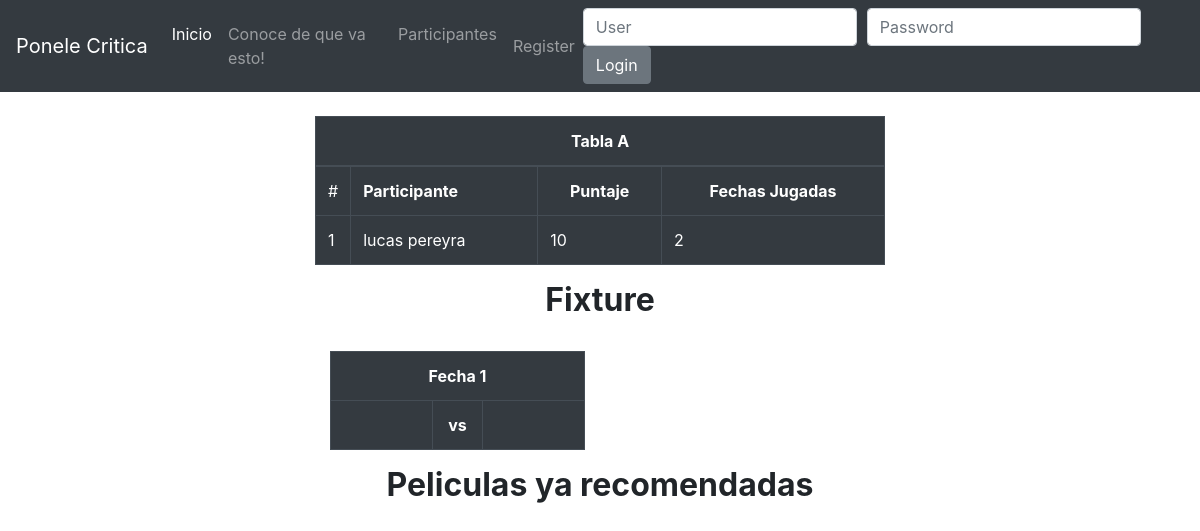
/test/, run on an earlier commit of the app's database.
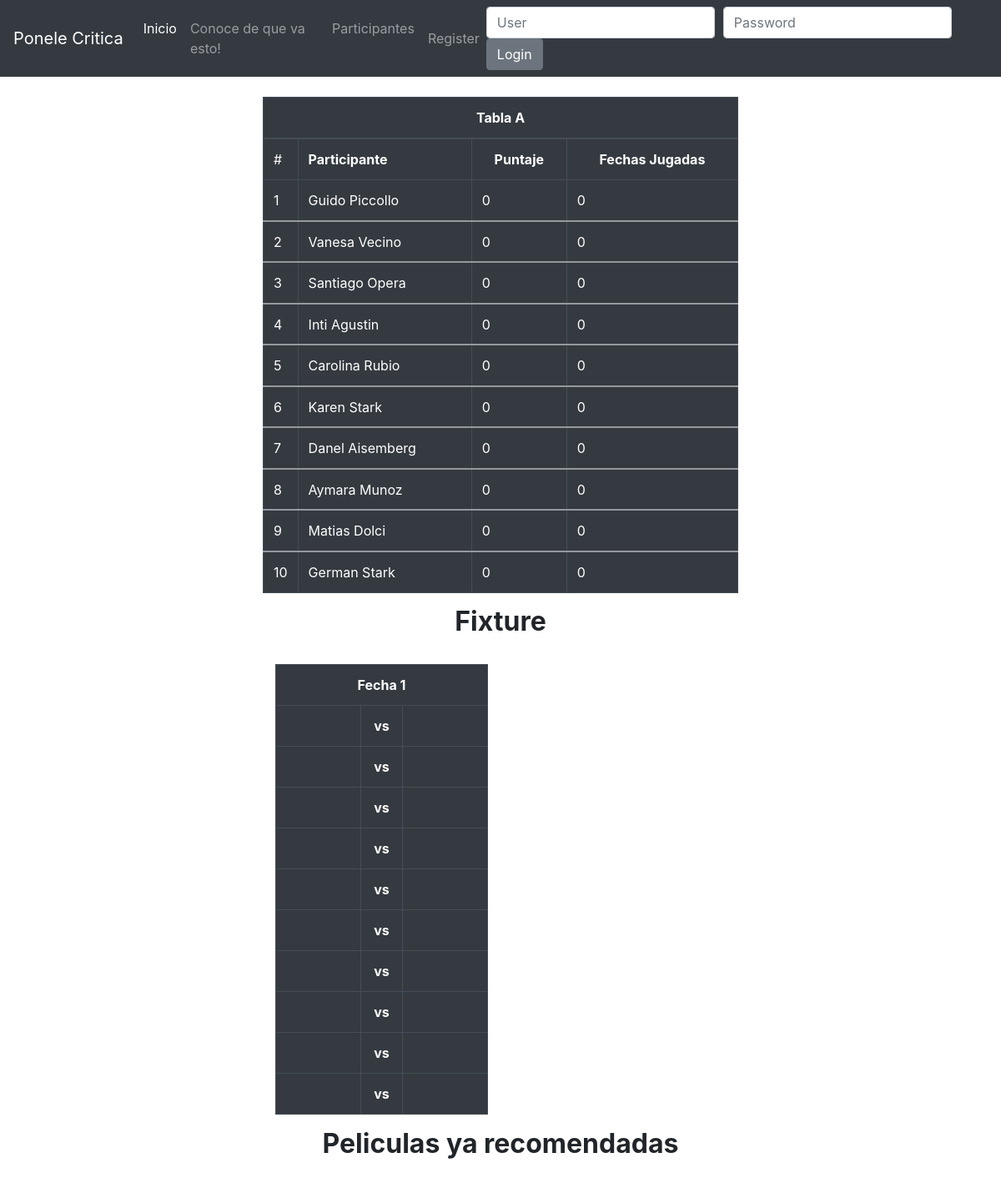
And on a later commit of the database.
### Participantes/models.py (models this page shows)
class ParticipantesTorneo(models.Model):
    partid = models.IntegerField(null=True)
    partnombre = models.CharField(max_length=20,verbose_name='Nombre')
    partapellido = models.CharField(max_length=20,verbose_name='Apellido')
    partpuntaje = models.IntegerField(null=True)
    partjugadas = models.IntegerField(null=True)
    partcat = models.CharField(max_length=1,verbose_name='Categoria')

### Participantes/views.py (the view)
# urls.py: path('test/', participantes_view ,name='test'),
def participantes_view(request):
    queryset = ParticipantesTorneo.objects.all().order_by('-partpuntaje')
    context = {
        "queryset": queryset,
    }
    return render(request, "test.html" , context)

### templates/test.html (shortened to what this page needs)
{% extends 'base.html' %}
{% block content%}
<br/>
<div class='row justify-content-center'>
    <div class='col-sm-6 col-sm-offset-3'>
        <table class="table table-dark table-bordered">
            <thead>
                <tr>
                <th scope="col" colspan='4' class='text-align-center'>Tabla A</th>
                </tr>
            </thead>
            <tbody>
                <tr>
                <td scope="col" >#</th>
                <th scope="col">Participante</th>
                <th scope="col" class='text-align-center'>Puntaje</th>
                <th scope="col" class='text-align-center'>Fechas Jugadas</th>
                </tr>
                <tr>
                {% for instance in queryset %}
                <tr><td style='width:1%;'>{{ forloop.counter }}</td>
                <td>{{ instance.partnombre }} {{ instance.partapellido }}</td>
                    {% if instance.partpuntaje == null %}
                        <td >0</td>
                    {%else%}
                        <td >{{ instance.partpuntaje }}</td>
                    {% endif %}
                    {% if instance.partjugadas == null %}
                        <td>0</td>
                    {% else %}
                        <td>{{ instance.partjugadas }}</td>
                    {% endif %}
                </tr>
                <tr>
            </tbody>
            {% endfor %}
        </table>
        <h2 class='text-align-center'><strong>Fixture</h2>
        <br/>
        <div class='col-sm-6 col-sm-offset-3'>
        <table class="table table-dark table-bordered">
            <tr>
                 <th scope="col" colspan='3' class='text-align-center'>Fecha 1</th>
            </tr>
            {% for instance in queryset %}
            <tr>
                <td></td>
                <td class='text-align-center' style='width:20%;'>vs</td>
                <td></td>
            </tr>
            {% endfor %}
        </table>
        </div>
                <h2 class='text-align-center'><strong>Peliculas ya recomendadas</h2>
        <br/>
        <br/>
        <br/>
    </div>
</div>
{% endblock %}

### templates/base.html (shortened to what this page needs)
<!doctype html>
{% load static %}
<html lang="en">
  <head>
    {% include "head_css.html"%}
  </head>
  <body>
    {% include "navbar.html"%}
<main role="main" class="container-fluid">
{% block content %}
{% endblock %}
</main>
</body>
</html>

### templates/head_css.html (shortened to what this page needs)
{% load static %}
<link href="{% static 'css/bootstrap.min.css'%}" rel="stylesheet">
<link href="{% static 'css/custom.css'%}" rel="stylesheet">
    <link href="{% static 'css/navbar-top.css'%}" rel="stylesheet">

### templates/navbar.html (shortened to what this page needs)
<nav class="navbar navbar-expand-md navbar-dark bg-dark mb-4">
  <a class="navbar-brand" href="/">Ponele Critica</a>
  <div class="collapse navbar-collapse" id="navbarCollapse">
    <ul class="navbar-nav mr-auto">
      <li class="nav-item active">
        <a class="nav-link" href="/">Inicio <span class="sr-only">(current)</span></a>
      </li>
      <li class="nav-item">
        <a class="nav-link" href="{% url 'about'%}">Conoce de que va esto!</a>
      </li>
      <li class="nav-item">
        <a class="nav-link" href="{% url 'partlist'%}">Participantes</a>
      </li>
    </ul>
    <ul class='nav navbar-nav navbar-right'>
      {% if request.user.is_authenticated %}
        <li class="nav-item"><a class='nav-link' href="{% url 'auth_logout' %}">Logout</a></li>
      {% else %}
        <li class="nav-item"><a class='nav-link' href="{% url 'registration_register' %}">Register</a></li>
      {% endif %}
    </ul>
    {% if not request.user.is_authenticated and not "/accounts/login" in request.get_full_path %}
    <form class='nav' method='POST' action='{% url "auth_login"%}'>{% csrf_token %}
      <div class='form-group'>
        <input type='text' class='form-control nav-item' name='username' placeholder='User'/>
      </div>
      <div class='form-group'>
        <input type='password' class='form-control nav-item' name='password' placeholder='Password'/>
      </div>
      <div class='form-group'>
        <button type='submit' class='btn btn-secondary'>Login</button>
      </div>
      {%endif%}
    </form>
  </div>
</nav>

### static_pro/static/css/custom.css (style rules this page uses)
.text-align-center { text-align: center; }

### static_pro/static/css/navbar-top.css (style rules this page uses)
body { min-height: 50rem; }
.mb-4, .my-4 { margin-bottom: 0rem !important; }
.form-group { margin-bottom: 0rem !important ; padding-right: 10px !important; border-right-width: 10px !important; }

What changed in the data, as far as the page shows it:
removed ParticipantesTorneo: partnombre "lucas", partapellido "pereyra", partpuntaje "10", partjugadas "2"
added ParticipantesTorneo: partnombre "Guido", partapellido "Piccollo", shows "0"
added ParticipantesTorneo: partnombre "Vanesa", partapellido "Vecino", shows "0"
added ParticipantesTorneo: partnombre "Santiago", partapellido "Opera", shows "0"
added ParticipantesTorneo: partnombre "Inti", partapellido "Agustin", shows "0"
added ParticipantesTorneo: partnombre "Carolina", partapellido "Rubio", shows "0"
added ParticipantesTorneo: partnombre "Karen", partapellido "Stark", shows "0"
added ParticipantesTorneo: partnombre "Danel", partapellido "Aisemberg", shows "0"
added ParticipantesTorneo: partnombre "Aymara", partapellido "Munoz", shows "0"
added ParticipantesTorneo: partnombre "Matias", partapellido "Dolci", shows "0"
added ParticipantesTorneo: partnombre "German", partapellido "Stark", shows "0"
